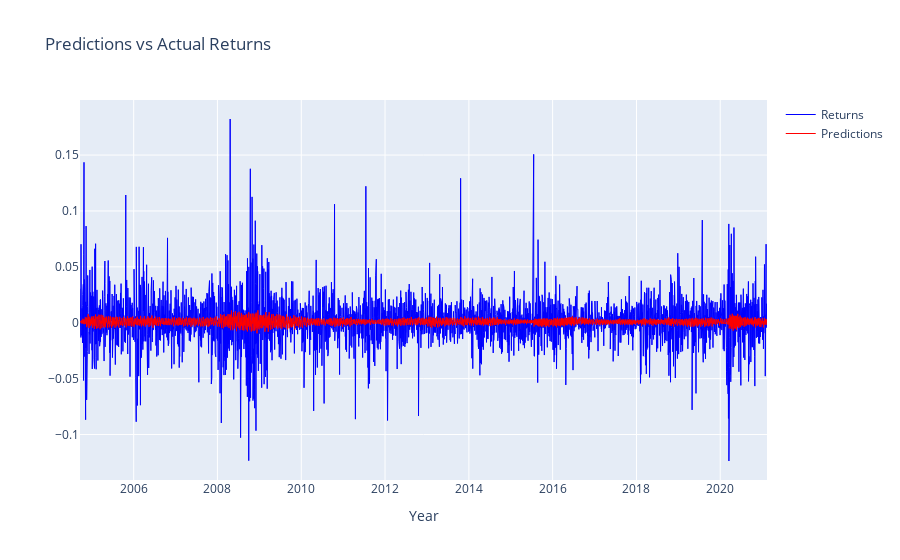

The notebook cell saved with this chart:
### Markdown cell above
#### Plot Predictions (Returns)

### Code cell
fig = go.Figure()
fig.add_trace(go.Line(x=dataframe.index, y=dataframe['return'], name='Returns',
                         line=dict(color='blue', width=1)))
fig.add_trace(go.Line(x=dataframe.index, y=preds, name = 'Predictions',
                         line=dict(color='red', width=1)
))

fig.update_layout(title='Predictions vs Actual Returns',
                   xaxis_title='Year')
fig.show()

### Figure 1 — Plotly figure (JSON) as saved in the notebook; plotly's stock layout.template omitted (floating-point values rounded to 4 significant figures; data arrays with more than 128 entries replaced by an {"elided": "..."} marker saying what was removed)
{"data": [{"line": {"color": "blue", "width": 1}, "name": "Returns", "type": "scatter", "x": {"elided": "4130 str values"}, "y": {"elided": "4130 float values"}}, {"line": {"color": "red", "width": 1}, "name": "Predictions", "type": "scatter", "x": {"elided": "4130 str values"}, "y": {"elided": "4130 float values"}}], "layout": {"title": {"text": "Predictions vs Actual Returns"}, "xaxis": {"title": {"text": "Year"}}}}
